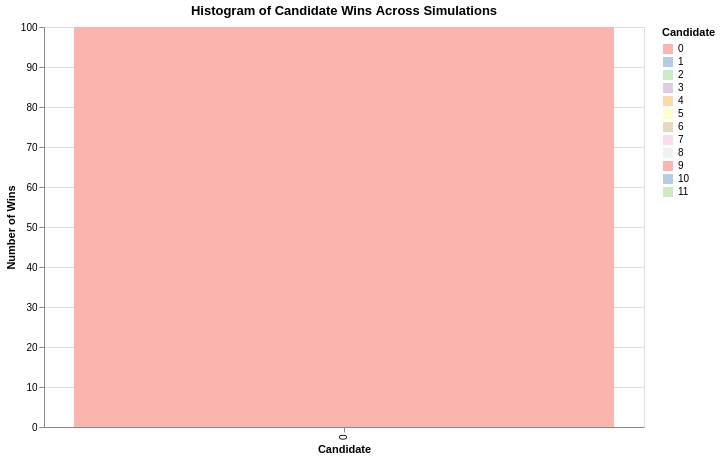

Notebook code for this chart:
### Code cell
# Identify the winners
winners = (
    df_simulations
    .loc[df_simulations.groupby("simulation_number")["proportion"].idxmax()]
)

# Count the wins
df_wins = winners["candidate_id"].value_counts().reset_index()
df_wins.columns = ["candidate_id", "wins"]

# Define color scale
all_candidates = df_simulations['candidate_id'].unique()
color_scale = alt.Scale(domain=sorted(all_candidates), scheme='pastel1')

# Create histogram of wins
hist = (
    alt.Chart(df_wins)
    .mark_bar()
    .encode(
        x=alt.X("candidate_id:N", title="Candidate", sort="-y"),
        y=alt.Y("wins:Q", title="Number of Wins"),
        color=alt.Color("candidate_id:N", scale=color_scale, legend=alt.Legend(title="Candidate")),
        tooltip=["candidate_id:N", "wins:Q"]
    )
    .properties(
        width=600,
        height=400,
        title="Histogram of Candidate Wins Across Simulations"
    )
)

hist

### Figure 1 — Vega-Lite specification as saved in the notebook (floating-point values rounded to 4 significant figures)
{"config": {"view": {"continuousWidth": 300, "continuousHeight": 300}}, "data": {"name": "data-5b9f23647b62dd39ba4a95fe0b49b32f"}, "mark": {"type": "bar"}, "encoding": {"color": {"field": "candidate_id", "legend": {"title": "Candidate"}, "scale": {"domain": [0.0, 1.0, 2.0, 3.0, 4.0, 5.0, 6.0, 7.0, 8.0, 9.0, 10.0, 11.0], "scheme": "pastel1"}, "type": "nominal"}, "tooltip": [{"field": "candidate_id", "type": "nominal"}, {"field": "wins", "type": "quantitative"}], "x": {"field": "candidate_id", "sort": "-y", "title": "Candidate", "type": "nominal"}, "y": {"field": "wins", "title": "Number of Wins", "type": "quantitative"}}, "height": 400, "title": "Histogram of Candidate Wins Across Simulations", "width": 600, "$schema": "https://vega.github.io/schema/vega-lite/v5.20.1.json", "datasets": {"data-5b9f23647b62dd39ba4a95fe0b49b32f": [{"candidate_id": 0, "wins": 100}]}}
